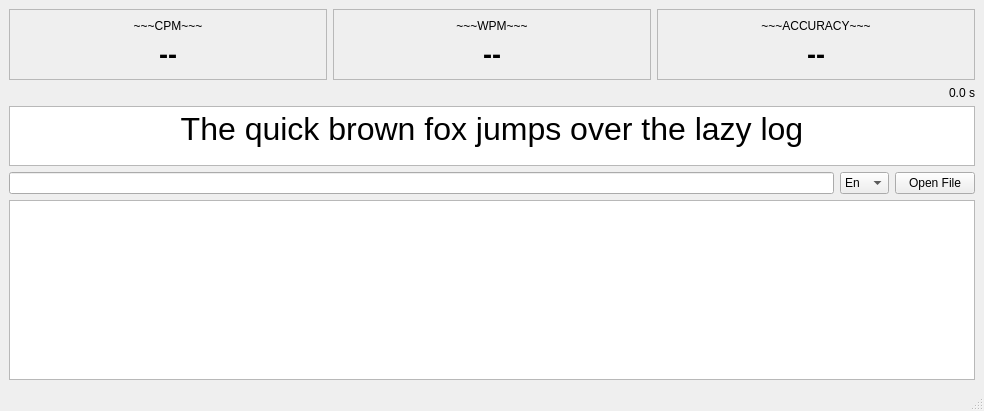
<?xml version="1.0" encoding="UTF-8"?>
<ui version="4.0">
 <class>MainWindow</class>
 <widget class="QMainWindow" name="MainWindow">
  <property name="geometry">
   <rect>
    <x>0</x>
    <y>0</y>
    <width>984</width>
    <height>411</height>
   </rect>
  </property>
  <property name="windowTitle">
   <string>MainWindow</string>
  </property>
  <widget class="QWidget" name="centralwidget">
   <layout class="QGridLayout" name="gridLayout">
    <item row="8" column="0">
     <widget class="InputLineEdit" name="inputEdit"/>
    </item>
    <item row="8" column="1">
     <widget class="QComboBox" name="comboBox">
      <item>
       <property name="text">
        <string>En</string>
       </property>
      </item>
      <item>
       <property name="text">
        <string>De</string>
       </property>
      </item>
      <item>
       <property name="text">
        <string>Fr</string>
       </property>
      </item>
      <item>
       <property name="text">
        <string>Ara</string>
       </property>
      </item>
      <item>
       <property name="text">
        <string>Be</string>
       </property>
      </item>
      <item>
       <property name="text">
        <string>Cn</string>
       </property>
      </item>
     </widget>
    </item>
    <item row="8" column="2">
     <widget class="QPushButton" name="openFileButton">
      <property name="text">
       <string>Open File</string>
      </property>
     </widget>
    </item>
    <item row="7" column="0" colspan="3">
     <widget class="OutputTextEdit" name="outputTextEdit">
      <property name="sizePolicy">
       <sizepolicy hsizetype="Expanding" vsizetype="Fixed">
        <horstretch>0</horstretch>
        <verstretch>0</verstretch>
       </sizepolicy>
      </property>
      <property name="maximumSize">
       <size>
        <width>16777215</width>
        <height>60</height>
       </size>
      </property>
      <property name="font">
       <font>
        <pointsize>24</pointsize>
        <weight>50</weight>
        <italic>false</italic>
        <bold>false</bold>
       </font>
      </property>
      <property name="focusPolicy">
       <enum>Qt::NoFocus</enum>
      </property>
      <property name="readOnly">
       <bool>true</bool>
      </property>
      <property name="html">
       <string>&lt;!DOCTYPE HTML PUBLIC &quot;-//W3C//DTD HTML 4.0//EN&quot; &quot;http://www.w3.org/TR/REC-html40/strict.dtd&quot;&gt;
&lt;html&gt;&lt;head&gt;&lt;meta name=&quot;qrichtext&quot; content=&quot;1&quot; /&gt;&lt;style type=&quot;text/css&quot;&gt;
p, li { white-space: pre-wrap; }
&lt;/style&gt;&lt;/head&gt;&lt;body style=&quot; font-family:'Noto Sans'; font-size:24pt; font-weight:400; font-style:normal;&quot;&gt;
&lt;p align=&quot;center&quot; style=&quot; margin-top:0px; margin-bottom:0px; margin-left:0px; margin-right:0px; -qt-block-indent:0; text-indent:0px;&quot;&gt;The quick brown fox jumps over the lazy log&lt;/p&gt;&lt;/body&gt;&lt;/html&gt;</string>
      </property>
     </widget>
    </item>
    <item row="0" column="0" colspan="3">
     <layout class="QHBoxLayout" name="horizontalLayout">
      <item>
       <widget class="QFrame" name="cpm_frame">
        <property name="frameShape">
         <enum>QFrame::StyledPanel</enum>
        </property>
        <property name="frameShadow">
         <enum>QFrame::Raised</enum>
        </property>
        <layout class="QVBoxLayout" name="verticalLayout">
         <item>
          <widget class="QLabel" name="label_2">
           <property name="text">
            <string>~~~CPM~~~</string>
           </property>
           <property name="alignment">
            <set>Qt::AlignCenter</set>
           </property>
          </widget>
         </item>
         <item>
          <widget class="QLabel" name="cpm">
           <property name="font">
            <font>
             <pointsize>20</pointsize>
             <weight>75</weight>
             <bold>true</bold>
            </font>
           </property>
           <property name="text">
            <string>--</string>
           </property>
           <property name="alignment">
            <set>Qt::AlignCenter</set>
           </property>
          </widget>
         </item>
        </layout>
       </widget>
      </item>
      <item>
       <widget class="QFrame" name="wpm_frame">
        <property name="frameShape">
         <enum>QFrame::StyledPanel</enum>
        </property>
        <property name="frameShadow">
         <enum>QFrame::Raised</enum>
        </property>
        <layout class="QVBoxLayout" name="verticalLayout_2">
         <item>
          <widget class="QLabel" name="label_4">
           <property name="text">
            <string>~~~WPM~~~</string>
           </property>
           <property name="alignment">
            <set>Qt::AlignCenter</set>
           </property>
          </widget>
         </item>
         <item>
          <widget class="QLabel" name="wpm">
           <property name="font">
            <font>
             <pointsize>20</pointsize>
             <weight>75</weight>
             <bold>true</bold>
            </font>
           </property>
           <property name="text">
            <string>--</string>
           </property>
           <property name="alignment">
            <set>Qt::AlignCenter</set>
           </property>
          </widget>
         </item>
        </layout>
       </widget>
      </item>
      <item>
       <widget class="QFrame" name="accuracy_frame">
        <property name="frameShape">
         <enum>QFrame::StyledPanel</enum>
        </property>
        <property name="frameShadow">
         <enum>QFrame::Raised</enum>
        </property>
        <layout class="QVBoxLayout" name="verticalLayout_3">
         <item>
          <widget class="QLabel" name="label_5">
           <property name="text">
            <string>~~~ACCURACY~~~</string>
           </property>
           <property name="alignment">
            <set>Qt::AlignCenter</set>
           </property>
          </widget>
         </item>
         <item>
          <widget class="QLabel" name="accuracy">
           <property name="font">
            <font>
             <pointsize>20</pointsize>
             <weight>75</weight>
             <bold>true</bold>
            </font>
           </property>
           <property name="text">
            <string>--</string>
           </property>
           <property name="alignment">
            <set>Qt::AlignCenter</set>
           </property>
          </widget>
         </item>
        </layout>
       </widget>
      </item>
     </layout>
    </item>
    <item row="10" column="0" colspan="3">
     <widget class="QGraphicsView" name="keyboardView">
      <property name="frameShape">
       <enum>QFrame::StyledPanel</enum>
      </property>
      <property name="frameShadow">
       <enum>QFrame::Sunken</enum>
      </property>
     </widget>
    </item>
    <item row="1" column="1" colspan="2">
     <widget class="QLabel" name="timerLabel">
      <property name="text">
       <string>0.0 s</string>
      </property>
      <property name="alignment">
       <set>Qt::AlignRight|Qt::AlignTrailing|Qt::AlignVCenter</set>
      </property>
     </widget>
    </item>
   </layout>
  </widget>
  <widget class="QStatusBar" name="statusbar"/>
 </widget>
 <customwidgets>
  <customwidget>
   <class>InputLineEdit</class>
   <extends>QLineEdit</extends>
   <header>InputLineEdit.h</header>
  </customwidget>
  <customwidget>
   <class>OutputTextEdit</class>
   <extends>QTextEdit</extends>
   <header>OutputTextEdit.h</header>
  </customwidget>
 </customwidgets>
 <resources/>
 <connections/>
</ui>
